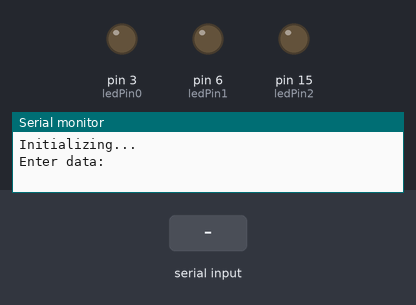
A sketch run on a simulated Arduino Leonardo, built with avr-gcc and run on an emulated ATmega32U4. Parts: output pins drawn as LEDs (lit = HIGH), the last lines printed to the serial monitor. Inputs (shaded band) come from the test bench.

Above: at 1.2 s.
1.3 s: "on" received over Serial
At 3.3 s:
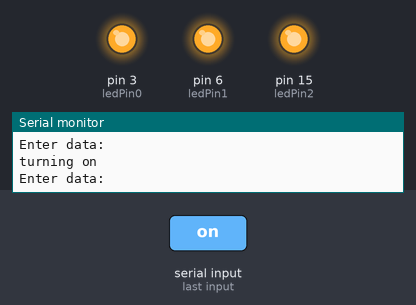
3.8 s: "off" received over Serial
At 5.2 s:
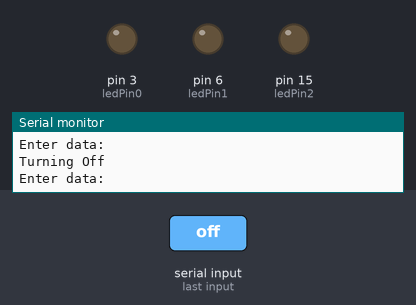
Timing chart, 0 to 6.8 s (numbered marks = the images above; inputs shaded):
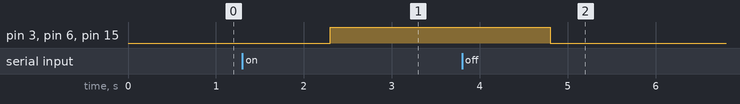

The sketch:

moonLights.ino
```cpp
int ledPin0 = 3; // change this to the pin the LED is wired to
int ledPin1 = 6;
int ledPin2 = 15;

void setup() {
  // put your setup code here, to run once:
  pinMode(ledPin0, OUTPUT);
  pinMode(ledPin1, OUTPUT);
  pinMode(ledPin2, OUTPUT);

  // turn on LED pins
  pinMode(LED_BUILTIN_TX,INPUT);
  pinMode(LED_BUILTIN_RX,INPUT);

  Serial.begin(9600);
  Serial.println("Initializing...");
  // digitalWrite(ledPin, HIGH);
}

void loop() {
  // put your main code here, to run repeatedly:
  Serial.println("Enter data:");
  while (Serial.available() == 0) {}     //wait for data available
  String teststr = Serial.readString();  //read until timeout
  teststr.trim();                        // remove any \r \n whitespace at the end of the String

  // when it receives on, turn the pin on
  if (teststr == "on") {
    Serial.println("turning on");
    digitalWrite(ledPin0, HIGH);
    digitalWrite(ledPin1, HIGH);
    digitalWrite(ledPin2, HIGH);
  }

  // when it receives off, turn the pin off
  if (teststr == "off") {
    Serial.println("Turning Off");
    digitalWrite(ledPin0, LOW);
    digitalWrite(ledPin1, LOW);
    digitalWrite(ledPin2, LOW);
  }

}
```

Measured:
- after the input at 1.3 s, pin 3 (ledPin0), pin 6 (ledPin1), pin 15 (ledPin2): LOW → HIGH after 1.0 s
- after the input at 3.8 s, pin 3 (ledPin0), pin 6 (ledPin1), pin 15 (ledPin2): HIGH → LOW after 1.0 s
